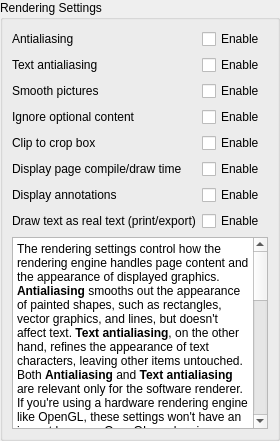
       <widget class="QWidget" name="renderingPage">
        <layout class="QVBoxLayout" name="renderingPageLayout">
         <property name="leftMargin">
          <number>0</number>
         </property>
         <property name="topMargin">
          <number>0</number>
         </property>
         <property name="rightMargin">
          <number>0</number>
         </property>
         <property name="bottomMargin">
          <number>0</number>
         </property>
         <item>
          <widget class="QGroupBox" name="renderingSettingsGroupBox">
           <property name="title">
            <string>Rendering Settings</string>
           </property>
           <layout class="QVBoxLayout" name="renderingSettingsGroupBoxLayout" stretch="0,1">
            <item>
             <layout class="QGridLayout" name="renderingSettingsGridLayout">
              <item row="0" column="1">
               <widget class="QCheckBox" name="antialiasingCheckBox">
                <property name="text">
                 <string>Enable</string>
                </property>
               </widget>
              </item>
              <item row="1" column="1">
               <widget class="QCheckBox" name="textAntialiasingCheckBox">
                <property name="text">
                 <string>Enable</string>
                </property>
               </widget>
              </item>
              <item row="4" column="0">
               <widget class="QLabel" name="clipToCropBoxLabel">
                <property name="text">
                 <string>Clip to crop box</string>
                </property>
               </widget>
              </item>
              <item row="1" column="0">
               <widget class="QLabel" name="textAntialiasingLabel">
                <property name="text">
                 <string>Text antialiasing</string>
                </property>
               </widget>
              </item>
              <item row="3" column="0">
               <widget class="QLabel" name="ignoreOptionalContentLabel">
                <property name="text">
                 <string>Ignore optional content</string>
                </property>
               </widget>
              </item>
              <item row="4" column="1">
               <widget class="QCheckBox" name="clipToCropBoxCheckBox">
                <property name="text">
                 <string>Enable</string>
                </property>
               </widget>
              </item>
              <item row="3" column="1">
               <widget class="QCheckBox" name="ignoreOptionalContentCheckBox">
                <property name="text">
                 <string>Enable</string>
                </property>
               </widget>
              </item>
              <item row="2" column="1">
               <widget class="QCheckBox" name="smoothPicturesCheckBox">
                <property name="text">
                 <string>Enable</string>
                </property>
               </widget>
              </item>
              <item row="5" column="1">
               <widget class="QCheckBox" name="displayTimeCheckBox">
                <property name="text">
                 <string>Enable</string>
                </property>
               </widget>
              </item>
              <item row="2" column="0">
               <widget class="QLabel" name="smoothPicturesLabel">
                <property name="text">
                 <string>Smooth pictures</string>
                </property>
               </widget>
              </item>
              <item row="5" column="0">
               <widget class="QLabel" name="displayTimeLabel">
                <property name="text">
                 <string>Display page compile/draw time</string>
                </property>
               </widget>
              </item>
              <item row="0" column="0">
               <widget class="QLabel" name="antialiasingLabel">
                <property name="text">
                 <string>Antialiasing</string>
                </property>
               </widget>
              </item>
              <item row="6" column="0">
               <widget class="QLabel" name="displayAnnotationsLabel">
                <property name="text">
                 <string>Display annotations</string>
                </property>
               </widget>
              </item>
              <item row="6" column="1">
               <widget class="QCheckBox" name="displayAnnotationsCheckBox">
                <property name="text">
                 <string>Enable</string>
                </property>
               </widget>
              </item>
              <item row="7" column="0">
               <widget class="QLabel" name="realTextLabel">
                <property name="text">
                 <string>Draw text as real text (print/export)</string>
                </property>
               </widget>
              </item>
              <item row="7" column="1">
               <widget class="QCheckBox" name="realTextCheckBox">
                <property name="toolTip">
                 <string>Uses substitute fonts and may look different from the embedded font. Only affects printing and exporting to devices which preserve text (such as SVG), it has no effect on the on-screen page view.</string>
                </property>
                <property name="text">
                 <string>Enable</string>
                </property>
               </widget>
              </item>
             </layout>
            </item>
            <item>
             <widget class="QTextBrowser" name="renderingHelpTextBrowser">
              <property name="html">
               <string>&lt;!DOCTYPE HTML PUBLIC &quot;-//W3C//DTD HTML 4.0//EN&quot; &quot;http://www.w3.org/TR/REC-html40/strict.dtd&quot;&gt;
&lt;html&gt;&lt;head&gt;&lt;meta name=&quot;qrichtext&quot; content=&quot;1&quot; /&gt;&lt;meta charset=&quot;utf-8&quot; /&gt;&lt;style type=&quot;text/css&quot;&gt;
p, li { white-space: pre-wrap; }
hr { height: 1px; border-width: 0; }
li.unchecked::marker { content: &quot;\2610&quot;; }
li.checked::marker { content: &quot;\2612&quot;; }
&lt;/style&gt;&lt;/head&gt;&lt;body style=&quot; font-family:'Segoe UI'; font-size:9pt; font-weight:400; font-style:normal;&quot;&gt;
&lt;p style=&quot; margin-top:12px; margin-bottom:12px; margin-left:0px; margin-right:0px; -qt-block-indent:0; text-indent:0px;&quot;&gt;The rendering settings control how the rendering engine handles page content and the appearance of displayed graphics. &lt;span style=&quot; font-weight:600;&quot;&gt;Antialiasing&lt;/span&gt; smooths out the appearance of painted shapes, such as rectangles, vector graphics, and lines, but doesn't affect text. &lt;span style=&quot; font-weight:600;&quot;&gt;Text antialiasing&lt;/span&gt;, on the other hand, refines the appearance of text characters, leaving other items untouched. Both &lt;span style=&quot; font-weight:600;&quot;&gt;Antialiasing &lt;/span&gt;and &lt;span style=&quot; font-weight:600;&quot;&gt;Text antialiasing &lt;/span&gt;are relevant only for the software renderer. If you're using a hardware rendering engine like OpenGL, these settings won't have an impact because OpenGL renders images using MSAA antialiasing (if enabled). &lt;/p&gt;
&lt;p style=&quot; margin-top:12px; margin-bottom:12px; margin-left:0px; margin-right:0px; -qt-block-indent:0; text-indent:0px;&quot;&gt;&lt;span style=&quot; font-weight:600;&quot;&gt;Smooth pictures&lt;/span&gt; option enables pictures to be transformed into device space coordinates using a high-quality image transformation method. This generally results in better image quality. When disabled, a default fast transformation is used, potentially reducing image quality if the source DPI and device DPI differ. &lt;/p&gt;
&lt;p style=&quot; margin-top:12px; margin-bottom:12px; margin-left:0px; margin-right:0px; -qt-block-indent:0; text-indent:0px;&quot;&gt;&lt;span style=&quot; font-weight:600;&quot;&gt;Ignore optional content &lt;/span&gt;ignores all optional content settings and renders everything in the content stream. &lt;span style=&quot; font-weight:600;&quot;&gt;Clip to crop box&lt;/span&gt; restricts the rendering area to the page's crop box, which is usually smaller than the whole page. Graphics outside the crop box aren't drawn, which can be useful for removing printer marks and similar elements. &lt;span style=&quot; font-weight:600;&quot;&gt;Display page compile/draw time&lt;/span&gt; can be handy for debugging, showing the time taken to compile a page (stored in the cache) and the time taken to render the compiled page contents onto the output device. &lt;/p&gt;
&lt;p style=&quot; margin-top:12px; margin-bottom:12px; margin-left:0px; margin-right:0px; -qt-block-indent:0; text-indent:0px;&quot;&gt;Using the &lt;span style=&quot; font-weight:600;&quot;&gt;Display annotations&lt;/span&gt; setting, you can enable or disable the display of annotations. If annotations are disabled, the user will not be able to interact with them. &lt;/p&gt;&lt;/body&gt;&lt;/html&gt;</string>
              </property>
             </widget>
            </item>
           </layout>
          </widget>
         </item>
        </layout>
       </widget>
